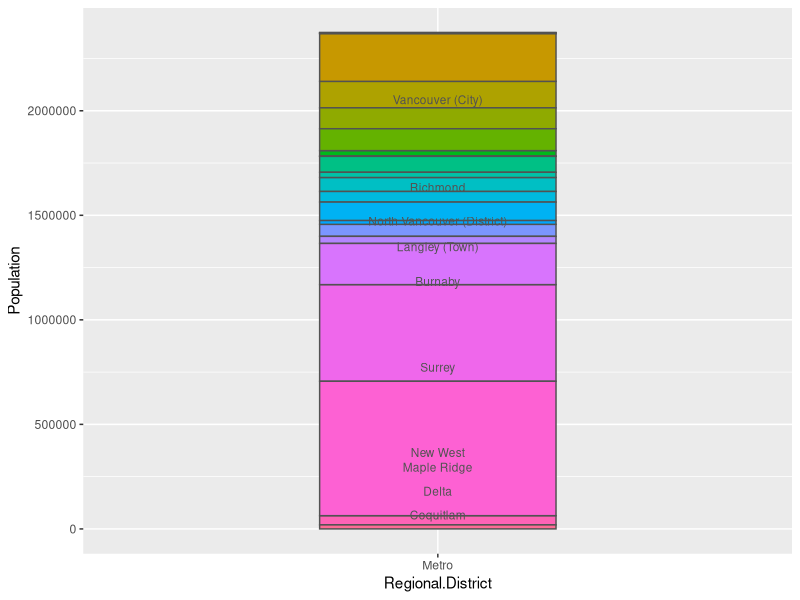
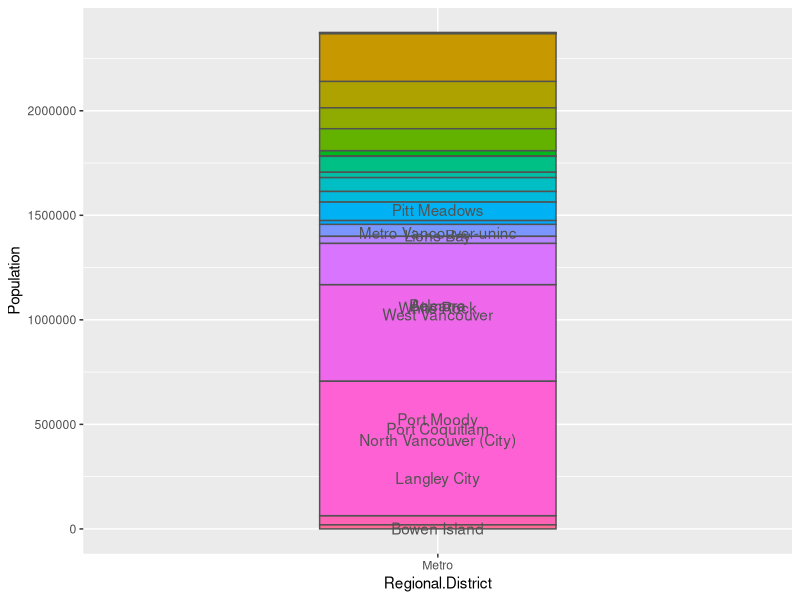

R code for these plots, in order: (Note: this script raises an error after producing the figures.)
library(dplyr) # I use the dev version (dplyr 0.4)
library(ggplot2)
library(tidyverse)

# as_data_frame() is available in dplyr 0.4
mydf <- as_data_frame(list(Regional.District = rep("Metro", times = 22),
                           Municipality = c("Bowen Island", "Coquitlam", "Delta",
                                            "Langley City", "Maple Ridge", "New West",
                                            "North Vancouver (City)", "Port Coquitlam", "Port Moody",
                                            "Surrey", "West Vancouver", "White Rock",
                                            "Anmore", "Belcarra", "Burnaby", "Langley (Town)",
                                            "Lions Bay", "Metro Vancouver-uninc",
                                            "North Vancouver (District)", "Pitt Meadows",
                                            "Richmond", "Vancouver (City)"),
                           Population = c(3678, 126594, 100000, 25858, 76418, 66892, 50725,
                                          57431, 33933, 462345, 44058, 19278, 2203, 690,
                                          227389, 104697, 1395, 24837, 88370, 18136, 196858,
                                          642843),
                           mp = c(1839.0, 66975.0, 180272.0, 243201.0, 294339.0, 365994.0,
                                  424802.5, 478880.5, 524562.5, 772701.5, 1025903.0, 1057571.0,
                                  1068311.5, 1069758.0, 1183797.5, 1349840.5, 1402886.5, 1416002.5,
                                  1472606.0, 1525859.0, 1633356.0, 2053206.5)))


# Get label for places which has more than or less than 60,000 people

ana <- mutate(mydf, foo = ifelse(Population > 60000, Municipality, NA))
bob <- mutate(mydf, foo = ifelse(Population > 60000, NA, Municipality))


# Plot with places which have more than 60,000 people
gg1 <- ggplot(mydf, aes(x = Regional.District, y = Population, fill = Municipality)) +
  geom_bar(stat = "identity", colour = "gray32", width = 0.4, show_guide = FALSE) +
  geom_text(aes(y = ana$mp, label = ana$foo), colour = "gray32", size = 3)

# Plot with places which have less than 60,000 people
gg2 <- ggplot(mydf, aes(x = Regional.District, y = Population, fill = Municipality)) +
  geom_bar(stat = "identity", colour = "gray32", width = 0.4, show_guide = FALSE) +
  geom_text(aes(y = bob$mp, label = bob$foo), colour = "gray32")

# # Label for right
# dan <- (ggplot_build(gg2)$data[[2]]) %>%
#   filter(!label %in% c("Belcarra", "Metro Vancouver-uninc", "Anmore")) %>%
#   mutate(x = 1.35)

# Label for left
emo <- filter(ggplot_build(gg2)$data[[2]],
              label %in% c("Belcarra", "Metro Vancouver-uninc",  "Anmore")) %>%
  mutate(x = 0.65)

# Label for left
emo1 <- filter(ggplot_build(gg2)$data[[2]],
              label %in% c("Belcarra", "Metro Vancouver-uninc",  "Anmore")) %>% 
  (x = 0.65)

   # Special label for right
dan <- (ggplot_build(gg2)$data[[2]]) %>% drop_na(label) %>%
  filter(!label %in% c("Belcarra", "Metro Vancouver-uninc")) %>%
  mutate(x = 1.35)

# Add labels
gg3 <- gg1 +
  annotate("text", x = dan$x, y = dan$y, label = dan$label, colour = "gray32", size = 3) +
  annotate("text", x = emo$x, y = emo$y, label = emo$label, colour = "gray32", size = 3) +
  annotate("text", x = dan2$x, y = dan2$y, label = dan2$label, colour = "gray32", size = 3)


# Create data frames for segments
# right seg
r.seg <- data.frame(x = rep(1.2, times = 9),
                    xend = rep(1.25, times = 9),
                    y = dan$y,
                    yend = dan$y) 

# left seg
l.seg <- data.frame(x = rep(0.76, times = 3),
                    xend = rep(0.8, times = 3),
                    y = emo$y,
                    yend = emo$y)

# Anmore seg
a.seg <- data.frame(x = 1.2,
                    xend = 1.25,
                    y = 1068312,
                    yend = dan2$y)

# Draw the segments                                        
gg3 +
  annotate("segment", x = r.seg$x, xend = r.seg$xend, y = r.seg$y, yend = r.seg$yend) +
  annotate("segment", x = l.seg$x, xend = l.seg$xend, y = l.seg$y, yend = l.seg$yend) +
  annotate("segment", x = a.seg$x, xend = a.seg$xend, y = a.seg$y, yend = a.seg$yend) 
